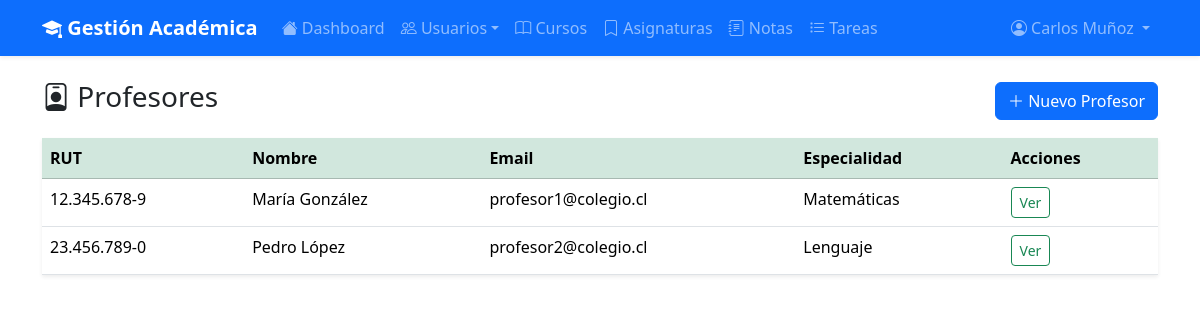
Screenshot of /accounts/teachers/ (signed in) with the database file from the repository.
### accounts/models.py (models this page shows, shortened)
class Teacher(models.Model):
    user = models.OneToOneField(User, on_delete=models.CASCADE, primary_key=True)
    rut = models.CharField("RUT", max_length=12, unique=True)
    telefono = models.CharField("Teléfono", max_length=15, blank=True)
    fecha_contrato = models.DateField("Fecha de contrato")
    especialidad = models.CharField("Especialidad", max_length=100, blank=True)
    class Meta:
        verbose_name = "Profesor"
        verbose_name_plural = "Profesores"

### accounts/views.py (the view)
# urls.py: path("teachers/", views.TeacherListView.as_view(), name="teacher_list"),
@method_decorator(admin_required, name="dispatch")
class TeacherListView(LoginRequiredMixin, ListView):
    model = Teacher
    template_name = "accounts/teacher_list.html"
    context_object_name = "teachers"

### accounts/context_processors.py (called while the page is built)
def user_role(request):
    if not request.user.is_authenticated:
        return {"role": None}
    if hasattr(request.user, "student"):
        return {"role": "student"}
    if hasattr(request.user, "teacher"):
        return {"role": "teacher"}
    if hasattr(request.user, "adminprofile") or request.user.is_superuser:
        return {"role": "admin"}
    return {"role": None}

### accounts/templates/accounts/teacher_list.html (shortened to what this page needs)
{% extends "base.html" %}
{% block content %}
<div class="d-flex justify-content-between align-items-center mb-3">
    <h3><i class="bi bi-person-badge"></i> Profesores</h3>
    <a href="{% url 'accounts:teacher_create' %}" class="btn btn-primary"><i class="bi bi-plus-lg"></i> Nuevo Profesor</a>
</div>
<table class="table table-hover shadow-sm">
    <thead class="table-success"><tr><th>RUT</th><th>Nombre</th><th>Email</th><th>Especialidad</th><th>Acciones</th></tr></thead>
    <tbody>
        {% for t in teachers %}
        <tr>
            <td>{{ t.rut }}</td>
            <td>{{ t.user.get_full_name }}</td>
            <td>{{ t.user.email|default:"—" }}</td>
            <td>{{ t.especialidad|default:"—" }}</td>
            <td><a href="{% url 'accounts:teacher_detail' t.pk %}" class="btn btn-sm btn-outline-success">Ver</a></td>
        </tr>
        {% empty %}
        <tr><td colspan="5" class="text-center text-muted">No hay profesores registrados</td></tr>
        {% endfor %}
    </tbody>
</table>
{% endblock %}

### templates/base.html (shortened to what this page needs)
<!DOCTYPE html>
<html lang="es">
<head>
    <link href="https://cdn.jsdelivr.net/npm/bootstrap@5.3.3/dist/css/bootstrap.min.css" rel="stylesheet">
    <link rel="stylesheet" href="https://cdn.jsdelivr.net/npm/bootstrap-icons@1.11.3/font/bootstrap-icons.min.css">
</head>
<body>
    {% if user.is_authenticated %}
    <nav class="navbar navbar-expand-lg navbar-dark bg-primary shadow-sm">
        <div class="container">
            <a class="navbar-brand fw-bold" href="{% url 'dashboard' %}">
                <i class="bi bi-mortarboard-fill"></i> Gestión Académica
            </a>
            <div class="collapse navbar-collapse" id="navbarNav">
                <ul class="navbar-nav me-auto">
                    <li class="nav-item"><a class="nav-link" href="{% url 'dashboard' %}"><i class="bi bi-house-fill"></i> Dashboard</a></li>
                    {% if role == 'student' %}
                        <li class="nav-item"><a class="nav-link" href="{% url 'academics:grade_list' %}"><i class="bi bi-journal-text"></i> Mis Notas</a></li>
                        <li class="nav-item"><a class="nav-link" href="{% url 'tasks_app:task_list' %}"><i class="bi bi-list-task"></i> Tareas</a></li>
                        <li class="nav-item"><a class="nav-link" href="{% url 'academics:attendance_list' %}"><i class="bi bi-calendar-check"></i> Asistencia</a></li>
                    {% elif role == 'admin' %}
                        <li class="nav-item dropdown">
                            <a class="nav-link dropdown-toggle" href="#" data-bs-toggle="dropdown"><i class="bi bi-people"></i> Usuarios</a>
                        </li>
                        <li class="nav-item"><a class="nav-link" href="{% url 'academics:course_list' %}"><i class="bi bi-book"></i> Cursos</a></li>
                        <li class="nav-item"><a class="nav-link" href="{% url 'academics:subject_list' %}"><i class="bi bi-bookmark"></i> Asignaturas</a></li>
                        <li class="nav-item"><a class="nav-link" href="{% url 'academics:grade_list' %}"><i class="bi bi-journal-text"></i> Notas</a></li>
                        <li class="nav-item"><a class="nav-link" href="{% url 'tasks_app:task_list' %}"><i class="bi bi-list-task"></i> Tareas</a></li>
                    {% endif %}
                </ul>
                <ul class="navbar-nav">
                    <li class="nav-item dropdown">
                        <a class="nav-link dropdown-toggle" href="#" data-bs-toggle="dropdown">
                            <i class="bi bi-person-circle"></i> {{ user.get_full_name|default:user.username }}
                        </a>
                    </li>
                </ul>
            </div>
        </div>
    </nav>
    {% endif %}
    <div class="container mt-4">
        {% block content %}{% endblock %}
    </div>
</body>
</html>

### rows the page displays
Teacher: rut "12.345.678-9", user.get_full_name "María González", user.email "profesor1@colegio.cl", especialidad "Matemáticas"
Teacher: rut "23.456.789-0", user.get_full_name "Pedro López", user.email "profesor2@colegio.cl", especialidad "Lenguaje"

### other values shown
{{ user.get_full_name|default:user.username }} "Carlos Muñoz"
